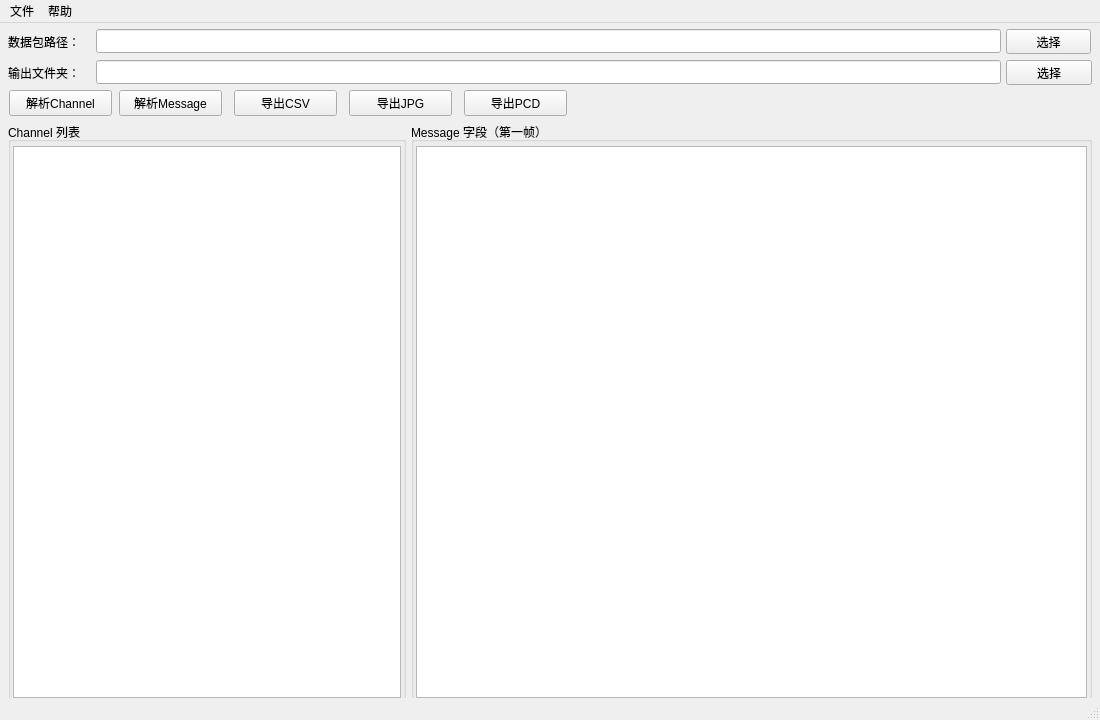
<?xml version="1.0" encoding="UTF-8"?>
<ui version="4.0">
 <class>MainWindow</class>
 <widget class="QMainWindow" name="MainWindow">
  <property name="windowModality">
   <enum>Qt::WindowModality::NonModal</enum>
  </property>
  <property name="geometry">
   <rect>
    <x>0</x>
    <y>0</y>
    <width>1100</width>
    <height>720</height>
   </rect>
  </property>
  <property name="windowTitle">
   <string>Apollo 数据包解析工具</string>
  </property>
  <widget class="QWidget" name="centralwidget">
   <widget class="QLineEdit" name="lineEditPacketPath">
    <property name="geometry">
     <rect>
      <x>96</x>
      <y>6</y>
      <width>905</width>
      <height>24</height>
     </rect>
    </property>
    <property name="text">
     <string/>
    </property>
   </widget>
   <widget class="QLineEdit" name="lineEditOutputDir">
    <property name="geometry">
     <rect>
      <x>96</x>
      <y>37</y>
      <width>905</width>
      <height>24</height>
     </rect>
    </property>
   </widget>
   <widget class="QPushButton" name="btnSelectPacket">
    <property name="geometry">
     <rect>
      <x>1006</x>
      <y>6</y>
      <width>85</width>
      <height>25</height>
     </rect>
    </property>
    <property name="text">
     <string>选择</string>
    </property>
   </widget>
   <widget class="QPushButton" name="btnSelectOutput">
    <property name="geometry">
     <rect>
      <x>1006</x>
      <y>37</y>
      <width>86</width>
      <height>25</height>
     </rect>
    </property>
    <property name="text">
     <string>选择</string>
    </property>
   </widget>
   <widget class="QPushButton" name="btnParseChannel">
    <property name="geometry">
     <rect>
      <x>9</x>
      <y>67</y>
      <width>103</width>
      <height>26</height>
     </rect>
    </property>
    <property name="text">
     <string>解析Channel</string>
    </property>
   </widget>
   <widget class="QPushButton" name="btnParseMessage">
    <property name="geometry">
     <rect>
      <x>119</x>
      <y>67</y>
      <width>103</width>
      <height>26</height>
     </rect>
    </property>
    <property name="text">
     <string>解析Message</string>
    </property>
   </widget>
   <widget class="QPushButton" name="btnExportCSV">
    <property name="geometry">
     <rect>
      <x>234</x>
      <y>67</y>
      <width>103</width>
      <height>26</height>
     </rect>
    </property>
    <property name="text">
     <string>导出CSV</string>
    </property>
   </widget>
   <widget class="QLabel" name="labelPacketPath">
    <property name="geometry">
     <rect>
      <x>8</x>
      <y>6</y>
      <width>80</width>
      <height>25</height>
     </rect>
    </property>
    <property name="text">
     <string>数据包路径：</string>
    </property>
   </widget>
   <widget class="QLabel" name="labelOutputDir">
    <property name="geometry">
     <rect>
      <x>8</x>
      <y>37</y>
      <width>80</width>
      <height>25</height>
     </rect>
    </property>
    <property name="text">
     <string>输出文件夹：</string>
    </property>
   </widget>
   <widget class="QGroupBox" name="groupBoxChannel">
    <property name="geometry">
     <rect>
      <x>8</x>
      <y>99</y>
      <width>398</width>
      <height>581</height>
     </rect>
    </property>
    <property name="title">
     <string>Channel 列表</string>
    </property>
    <widget class="QListWidget" name="listWidgetChannel">
     <property name="geometry">
      <rect>
       <x>5</x>
       <y>24</y>
       <width>388</width>
       <height>552</height>
      </rect>
     </property>
    </widget>
   </widget>
   <widget class="QGroupBox" name="groupBoxMessage">
    <property name="geometry">
     <rect>
      <x>411</x>
      <y>99</y>
      <width>681</width>
      <height>581</height>
     </rect>
    </property>
    <property name="title">
     <string>Message 字段（第一帧）</string>
    </property>
    <widget class="QTreeWidget" name="treeWidgetMessage">
     <property name="geometry">
      <rect>
       <x>5</x>
       <y>24</y>
       <width>671</width>
       <height>552</height>
      </rect>
     </property>
     <property name="headerHidden">
      <bool>true</bool>
     </property>
     <column>
      <property name="text">
       <string notr="true">1</string>
      </property>
     </column>
    </widget>
   </widget>
   <widget class="QPushButton" name="btnExportJPG">
    <property name="geometry">
     <rect>
      <x>349</x>
      <y>67</y>
      <width>103</width>
      <height>26</height>
     </rect>
    </property>
    <property name="text">
     <string>导出JPG</string>
    </property>
   </widget>
   <widget class="QPushButton" name="btnExportPCD">
    <property name="geometry">
     <rect>
      <x>464</x>
      <y>67</y>
      <width>103</width>
      <height>26</height>
     </rect>
    </property>
    <property name="text">
     <string>导出PCD</string>
    </property>
   </widget>
  </widget>
  <widget class="QMenuBar" name="menubar">
   <property name="geometry">
    <rect>
     <x>0</x>
     <y>0</y>
     <width>1100</width>
     <height>21</height>
    </rect>
   </property>
   <widget class="QMenu" name="menu">
    <property name="title">
     <string>文件</string>
    </property>
    <addaction name="actionSelectPacket"/>
    <addaction name="actionSelectOutput"/>
    <addaction name="separator"/>
    <addaction name="actionExit"/>
   </widget>
   <widget class="QMenu" name="menu_2">
    <property name="title">
     <string>帮助</string>
    </property>
    <addaction name="actionAbout"/>
   </widget>
   <addaction name="menu"/>
   <addaction name="menu_2"/>
  </widget>
  <widget class="QStatusBar" name="statusbar"/>
  <action name="actionExit">
   <property name="text">
    <string>退出</string>
   </property>
  </action>
  <action name="actionAbout">
   <property name="text">
    <string>关于</string>
   </property>
  </action>
  <action name="actionexit">
   <property name="text">
    <string>exit</string>
   </property>
  </action>
  <action name="actionSelectPacket">
   <property name="text">
    <string>选择数据包</string>
   </property>
  </action>
  <action name="actionSelectOutput">
   <property name="text">
    <string>选择输出路径</string>
   </property>
  </action>
 </widget>
 <resources/>
 <connections/>
</ui>
